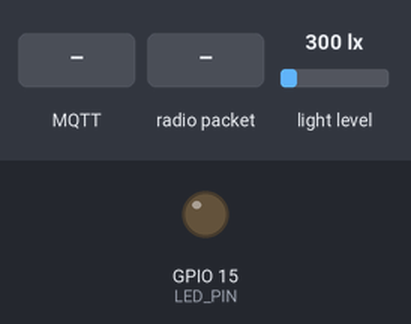
A sketch run on a simulated ESP32. Shown: output pins drawn as LEDs (lit = HIGH). The test bench sets the inputs (shaded band); at power-on: light level 300 lx. WiFi joins after 1.5 s; servers stay silent unless stated; no radio packets arrive unless stated; no MQTT or app messages arrive unless stated; what the sketch prints to the serial monitor is not drawn.

Above: at 2.2 s.
2.3 s: MQTT message "PULSE" arrives on the first subscribed topic
At 4.4 s:
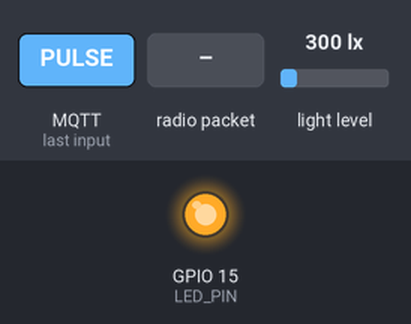
6.3 s: radio packet "PULSE" arrives
At 8.6 s:
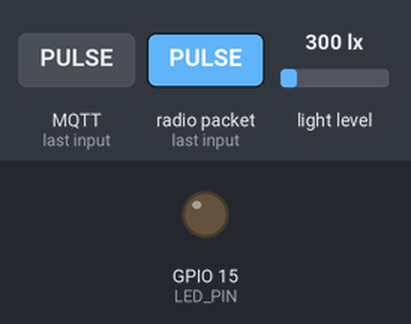
11.3 s: radio packet "LED_PULSE" arrives
At 12.3 s:
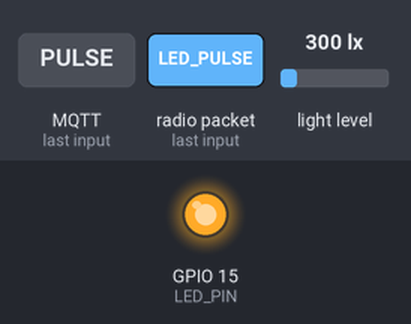
Timing chart, 0 to 14.8 s (numbered marks = the images above; inputs shaded):
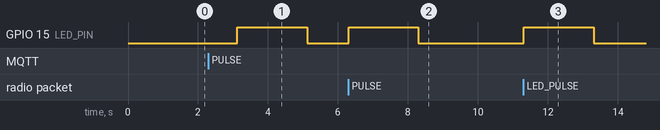

The sketch:

node.ino
```cpp
#include <WiFi.h>
#include <WiFiClientSecure.h>
#include <PubSubClient.h>
#include <SPI.h>
#include <LoRa.h>
#include <Wire.h>
#include <BH1750.h>

/***************** WiFi 설정 *****************/
const char* ssid     = "Kiet";
const char* password = "1700note";

/***************** MQTT (HiveMQ Cloud) *****************/
const char*    MQTT_BROKER = "51892257f9da45da963ae82069913afc.s1.eu.hivemq.cloud";
const uint16_t MQTT_PORT   = 8883;
const char*    MQTT_USER   = "hivemq.webclient.1765336525937";
const char*    MQTT_PASS   = "&x%m0CB4IS9X1Adgy:a?";
String         clientId    = "ESP32-Node-" + String((uint32_t)ESP.getEfuseMac(), HEX);

/***************** Root CA *****************/
const char* ca_cert =
"-----BEGIN CERTIFICATE-----\n"
"MIIFazCCA1OgAwIBAgIRAIIQz7DSQONZRGPgu2OCiwAwDQYJKoZIhvcNAQELBQAw\n"
"TzELMAkGA1UEBhMCVVMxKTAnBgNVBAoTIEludGVybmV0IFNlY3VyaXR5IFJlc2Vh\n"
"cmNoIEdyb3VwMRUwEwYDVQQDEwxJU1JHIFJvb3QgWDEwHhcNMTUwNjA0MTEwNDM4\n"
"WhcNMzUwNjA0MTEwNDM4WjBPMQswCQYDVQQGEwJVUzEpMCcGA1UEChMgSW50ZXJu\n"
"ZXQgU2VjdXJpdHkgUmVzZWFyY2ggR3JvdXAxFTATBgNVBAMTDElTUkcgUm9vdCBY\n"
"MTCCAiIwDQYJKoZIhvcNAQEBBQADggIPADCCAgoCggIBAK3oJHP0FDfzm54rVygc\n"
"h77ct984kIxuPOZXoHj3dcKi/vVqbvYATyjb3miGbESTtrFj/RQSa78f0uoxmyF+\n"
"0TM8ukj13Xnfs7j/EvEhmkvBioZxaUpmZmyPfjxwv60pIgbz5MDmgK7iS4+3mX6U\n"
"A5/TR5d8mUgjU+g4rk8Kb4Mu0UlXjIB0ttov0DiNewNwIRt18jA8+o+u3dpjq+sW\n"
"T8KOEUt+zwvo/7V3LvSye0rgTBIlDHCNAymg4VMk7BPZ7hm/ELNKjD+Jo2FR3qyH\n"
"B5T0Y3HsLuJvW5iB4YlcNHlsdu87kGJ55tukmi8mxdAQ4Q7e2RCOFvu396j3x+UC\n"
"B5iPNgiV5+I3lg02dZ77DnKxHZu8A/lJBdiB3QW0KtZB6awBdpUKD9jf1b0SHzUv\n"
"KBds0pjBqAlkd25HN7rOrFleaJ1/ctaJxQZBKT5ZPt0m9STJEadao0xAH0ahmbWn\n"
"OlFuhjuefXKnEgV4We0+UXgVCwOPjdAvBbI+e0ocS3MFEvzG6uBQE3xDk3SzynTn\n"
"jh8BCNAw1FtxNrQHusEwMFxIt4I7mKZ9YIqioymCzLq9gwQbooMDQaHWBfEbwrbw\n"
"qHyGO0aoSCqI3Haadr8faqU9GY/rOPNk3sgrDQoo//fb4hVC1CLQJ13hef4Y53CI\n"
"rU7m2Ys6xt0nUW7/vGT1M0NPAgMBAAGjQjBAMA4GA1UdDwEB/wQEAwIBBjAPBgNV\n"
"HRMBAf8EBTADAQH/MB0GA1UdDgQWBBR5tFnme7bl5AFzgAiIyBpY9umbbjANBgkq\n"
"hkiG9w0BAQsFAAOCAgEAVR9YqbyyqFDQDLHYGmkgJykIrGF1XIpu+ILlaS/V9lZL\n"
"ubhzEFnTIZd+50xx+7LSYK05qAvqFyFWhfFQDlnrzuBZ6brJFe+GnY+EgPbk6ZGQ\n"
"3BebYhtF8GaV0nxvwuo77x/Py9auJ/GpsMiu/X1+mvoiBOv/2X/qkSsisRcOj/KK\n"
"NFtY2PwByVS5uCbMiogziUwthDyC3+6WVwW6LLv3xLfHTjuCvjHIInNzktHCgKQ5\n"
"ORAzI4JMPJ+GslWYHb4phowim57iaztXOoJwTdwJx4nLCgdNbOhdjsnvzqvHu7Ur\n"
"TkXWStAmzOVyyghqpZXjFaH3pO3JLF+l+/+sKAIuvtd7u+Nxe5AW0wdeRlN8NwdC\n"
"jNPElpzVmbUq4JUagEiuTDkHzsxHpFKVK7q4+63SM1N95R1NbdWhscdCb+ZAJzVc\n"
"oyi3B43njTOQ5yOf+1CceWxG1bQVs5ZufpsMljq4Ui0/1lvh+wjChP4kqKOJ2qxq\n"
"4RgqsahDYVvTH9w7jXbyLeiNdd8XM2w9U/t7y0Ff/9yi0GE44Za4rF2LN9d11TPA\n"
"mRGunUHBcnWEvgJBQl9nJEiU0Zsnvgc/ubhPgXRR4Xq37Z0j4r7g1SgEEzwxA57d\n"
"emyPxgcYxn/eR44/KJ4EBs+lVDR3veyJm+kXQ99b21/+jh5Xos1AnX5iItreGCc=\n"
"-----END CERTIFICATE-----\n";

/***************** MQTT 토픽 *****************/
const char* TOPIC_NODE_LUX_VALUE       = "tswell/node1/lux/value";
const char* TOPIC_NODE_LUX_STATE       = "tswell/node1/lux/state";
const char* TOPIC_NODE_STATUS          = "tswell/node1/status";
const char* TOPIC_NODE_LED_CMD         = "tswell/node1/cmd/led";
const char* TOPIC_NODE_RESET_CMD       = "tswell/node1/cmd/reset";
const char* TOPIC_NODE_RSSI2           = "tswell/node1/rssi2";
const char* TOPIC_NODE_THRESHOLD_SET   = "tswell/node1/config/threshold/set";
const char* TOPIC_NODE_THRESHOLD_STATE = "tswell/node1/config/threshold";

/***************** LoRa 핀 *****************/
#define LORA_SCK  18
#define LORA_MISO 19
#define LORA_MOSI 23
#define LORA_SS   5
#define LORA_RST  17
#define LORA_DIO0 16
#define LORA_BAND 920.9E6

/***************** 제어 & 센서 *****************/
#define LED_PIN   15
#define I2C_SDA   21
#define I2C_SCL   22

BH1750 lightMeter;

/***************** 타이밍 *****************/
unsigned long lastSendTime              = 0;
const unsigned long SEND_INTERVAL_MS    = 1000;   // 2초 -> 1초로 단축하여 웹 타임아웃 흔들림 감소

unsigned long lastWiFiRetryTime         = 0;
const unsigned long WIFI_RETRY_MS       = 10000;

unsigned long lastMQTTRetryTime         = 0;
const unsigned long MQTT_RETRY_MS       = 3000;

unsigned long pulseUntil                = 0;
unsigned long lastMqttLoopTime          = 0;
const unsigned long MQTT_LOOP_GAP_MS    = 10;

/***************** 상태 *****************/
int luxThreshold = 10;
bool wifiStarted = false;
bool mqttWasConnected = false;
bool sensorValid = false;
int  lastLuxInt = 0;
String lastDoorState = "CLOSE";
long lastWifiRssi = 0;

WiFiClientSecure wifiClient;
PubSubClient mqttClient(wifiClient);

/***************** 선언 *****************/
void setupLoRa();
void startWiFi();
void serviceWiFi();
void serviceMQTT();
void mqttCallback(char* topic, byte* payload, unsigned int length);
void receiveLoRa();
void updateSensorCache();
void publishCachedData(bool publishLoRa, bool publishMqtt, bool forceStatus);
void handleCommand(const String& cmd);
void servicePulse();
void publishThresholdState();
void publishStatus(const char* statusMsg, bool retain = true);

void setupLoRa() {
  SPI.begin(LORA_SCK, LORA_MISO, LORA_MOSI, LORA_SS);
  LoRa.setPins(LORA_SS, LORA_RST, LORA_DIO0);

  Serial.print("LoRa 초기화 중...");
  if (!LoRa.begin(LORA_BAND)) {
    Serial.println(" 실패!");
    while (1) {
      Serial.println("LoRa 초기화 실패, 재부팅 필요");
      delay(2000);
    }
  }
  LoRa.enableCrc();
  Serial.println(" 성공!");
}

void startWiFi() {
  Serial.print("[WiFi] 연결 시도: ");
  Serial.println(ssid);

  WiFi.mode(WIFI_STA);
  WiFi.begin(ssid, password);
  wifiStarted = true;
  lastWiFiRetryTime = millis();
}

void serviceWiFi() {
  wl_status_t st = WiFi.status();

  static wl_status_t prevStatus = WL_IDLE_STATUS;
  if (st != prevStatus) {
    prevStatus = st;
    if (st == WL_CONNECTED) {
      Serial.print("[WiFi] 연결됨, IP: ");
      Serial.println(WiFi.localIP());
      lastWifiRssi = WiFi.RSSI();
      publishStatus("WIFI_CONNECTED");
    } else {
      Serial.print("[WiFi] 상태 변경: ");
      Serial.println((int)st);
    }
  }

  if (st == WL_CONNECTED) return;

  unsigned long now = millis();
  if (!wifiStarted || now - lastWiFiRetryTime >= WIFI_RETRY_MS) {
    Serial.println("[WiFi] 재연결 시도");
    WiFi.disconnect(true, true);
    delay(100);
    WiFi.begin(ssid, password);
    wifiStarted = true;
    lastWiFiRetryTime = now;
  }
}

void publishStatus(const char* statusMsg, bool retain) {
  if (mqttClient.connected()) {
    mqttClient.publish(TOPIC_NODE_STATUS, statusMsg, retain);
  }
}

void publishThresholdState() {
  if (!mqttClient.connected()) return;

  char buf[8];
  snprintf(buf, sizeof(buf), "%d", luxThreshold);
  mqttClient.publish(TOPIC_NODE_THRESHOLD_STATE, buf, true);
}

void mqttCallback(char* topic, byte* payload, unsigned int length) {
  String t = String(topic);
  String msg;

  for (unsigned int i = 0; i < length; i++) {
    msg += (char)payload[i];
  }
  msg.trim();

  Serial.print("[MQTT] 수신 - Topic: ");
  Serial.print(t);
  Serial.print(" / Payload: ");
  Serial.println(msg);

  if (t == TOPIC_NODE_LED_CMD) {
    if (msg == "PULSE" || msg == "LED_PULSE") {
      handleCommand("LED_PULSE");
    }
  }
  else if (t == TOPIC_NODE_RESET_CMD) {
    if (msg == "SOFT_RESET" || msg == "RESET_NODE") {
      handleCommand("RESET_NODE");
    }
  }
  else if (t == TOPIC_NODE_THRESHOLD_SET) {
    int v = msg.toInt();
    if (v < 0 || v > 9999) {
      Serial.println("[CFG] 잘못된 임계값 수신 (0~9999 허용)");
      return;
    }

    if (v != luxThreshold) {
      luxThreshold = v;
      Serial.print("[CFG] luxThreshold 업데이트: ");
      Serial.println(luxThreshold);
      if (sensorValid) {
        lastDoorState = (lastLuxInt <= luxThreshold) ? "CLOSE" : "OPEN";
      }
      publishThresholdState();
      publishCachedData(false, true, true);
    }
  }
}

void serviceMQTT() {
  if (WiFi.status() != WL_CONNECTED) {
    mqttWasConnected = false;
    return;
  }

  if (!mqttClient.connected()) {
    unsigned long now = millis();
    if (now - lastMQTTRetryTime >= MQTT_RETRY_MS) {
      lastMQTTRetryTime = now;

      Serial.print("[MQTT] 연결 시도...");
      if (mqttClient.connect(clientId.c_str(), MQTT_USER, MQTT_PASS)) {
        Serial.println(" 성공");

        mqttClient.subscribe(TOPIC_NODE_LED_CMD);
        mqttClient.subscribe(TOPIC_NODE_RESET_CMD);
        mqttClient.subscribe(TOPIC_NODE_THRESHOLD_SET);

        mqttWasConnected = true;
        mqttClient.publish(TOPIC_NODE_STATUS, "NODE_ONLINE", true);
        publishThresholdState();

        // 재연결 직후 웹이 즉시 retained 값을 받도록 캐시값 즉시 publish
        if (!sensorValid) {
          updateSensorCache();
        }
        publishCachedData(false, true, true);
      } else {
        Serial.print(" 실패, rc=");
        Serial.println(mqttClient.state());
        mqttWasConnected = false;
      }
    }
    return;
  }

  unsigned long now = millis();
  if (now - lastMqttLoopTime >= MQTT_LOOP_GAP_MS) {
    lastMqttLoopTime = now;
    mqttClient.loop();
  }
}

void handleCommand(const String& cmd) {
  Serial.print("[CMD] ");
  Serial.println(cmd);

  if (cmd == "LED_PULSE") {
    digitalWrite(LED_PIN, HIGH);
    pulseUntil = millis() + 2000;
    Serial.println("[ACT] LED_PIN HIGH (2초 펄스 시작)");
  }
  else if (cmd == "RESET_NODE") {
    Serial.println("[RESET] Node 소프트 리셋");
    delay(100);
    ESP.restart();
  }
}

void servicePulse() {
  if (pulseUntil != 0 && (long)(millis() - pulseUntil) >= 0) {
    digitalWrite(LED_PIN, LOW);
    pulseUntil = 0;
    Serial.println("[ACT] LED_PIN LOW (펄스 종료)");
  }
}

void receiveLoRa() {
  int packetSize = LoRa.parsePacket();
  if (!packetSize) return;

  String incoming = "";
  while (LoRa.available()) {
    incoming += (char)LoRa.read();
  }
  incoming.trim();

  long rssi = LoRa.packetRssi();

  Serial.print("[LoRa] 수신: ");
  Serial.print(incoming);
  Serial.print(" (RSSI=");
  Serial.print(rssi);
  Serial.println(" dBm)");

  if (incoming == "LED_PULSE" || incoming == "PULSE") {
    handleCommand("LED_PULSE");
  }
  else if (incoming == "RESET_NODE" || incoming == "SOFT_RESET") {
    handleCommand("RESET_NODE");
  }
}

void updateSensorCache() {
  float lux = lightMeter.readLightLevel();
  if (lux < 0.0f) {
    Serial.println("[SENSOR] BH1750 읽기 오류");
    sensorValid = false;
    if (mqttClient.connected()) {
      mqttClient.publish(TOPIC_NODE_STATUS, "BH1750_READ_FAIL", true);
    }
    return;
  }

  sensorValid = true;
  lastLuxInt = (int)(lux + 0.5f);
  lastDoorState = (lastLuxInt <= luxThreshold) ? "CLOSE" : "OPEN";
  if (WiFi.status() == WL_CONNECTED) {
    lastWifiRssi = WiFi.RSSI();
  }
}

void publishCachedData(bool publishLoRa, bool publishMqtt, bool forceStatus) {
  if (!sensorValid) return;

  String luxStr = String(lastLuxInt);
  String payload = luxStr + "," + lastDoorState;

  if (publishLoRa) {
    LoRa.beginPacket();
    LoRa.print(payload);
    LoRa.endPacket();
  }

  if (publishMqtt && mqttClient.connected()) {
    mqttClient.publish(TOPIC_NODE_LUX_VALUE, luxStr.c_str(), true);
    mqttClient.publish(TOPIC_NODE_LUX_STATE, lastDoorState.c_str(), true);

    char buf[16];
    snprintf(buf, sizeof(buf), "%ld", lastWifiRssi);
    mqttClient.publish(TOPIC_NODE_RSSI2, buf, true);

    if (forceStatus) {
      mqttClient.publish(TOPIC_NODE_STATUS, "DATA_OK", true);
    }
  }

  Serial.print("[TX] ");
  if (publishLoRa) Serial.print("LoRa ");
  if (publishMqtt && mqttClient.connected()) Serial.print("MQTT ");
  Serial.print(": ");
  Serial.print(payload);
  Serial.print(" (Threshold=");
  Serial.print(luxThreshold);
  Serial.println(" lx)");
}

void setup() {
  Serial.begin(115200);
  delay(1000);
  Serial.println("\n[Node] ESP32 + LoRa + BH1750 + WiFi(Kiet) + MQTT + Threshold CFG");
  Serial.println("[Mode] WiFi 직결 + LoRa 독립 동작 / 상태 안정화 버전");

  pinMode(LED_PIN, OUTPUT);
  digitalWrite(LED_PIN, LOW);

  Wire.begin(I2C_SDA, I2C_SCL);
  Serial.print("BH1750 초기화 중...");
  if (lightMeter.begin(BH1750::CONTINUOUS_HIGH_RES_MODE)) {
    Serial.println(" 성공!");
  } else {
    Serial.println(" 실패! 배선/주소 확인 필요");
  }

  setupLoRa();

  wifiClient.setCACert(ca_cert);
  mqttClient.setServer(MQTT_BROKER, MQTT_PORT);
  mqttClient.setCallback(mqttCallback);

  updateSensorCache();
  startWiFi();
}

void loop() {
  receiveLoRa();
  servicePulse();
  serviceWiFi();
  serviceMQTT();

  unsigned long now = millis();
  if (now - lastSendTime >= SEND_INTERVAL_MS) {
    lastSendTime = now;
    updateSensorCache();
    publishCachedData(true, true, true);
  }
}
```

Measured:
- after the input at 2.3 s, GPIO 15 (LED_PIN): LOW → HIGH after 0.82 s, → LOW 2.0 s later
- after the input at 6.3 s, GPIO 15 (LED_PIN): LOW → HIGH at once, → LOW 2.0 s later
- after the input at 11.3 s, GPIO 15 (LED_PIN): LOW → HIGH at once, → LOW 2.0 s later
